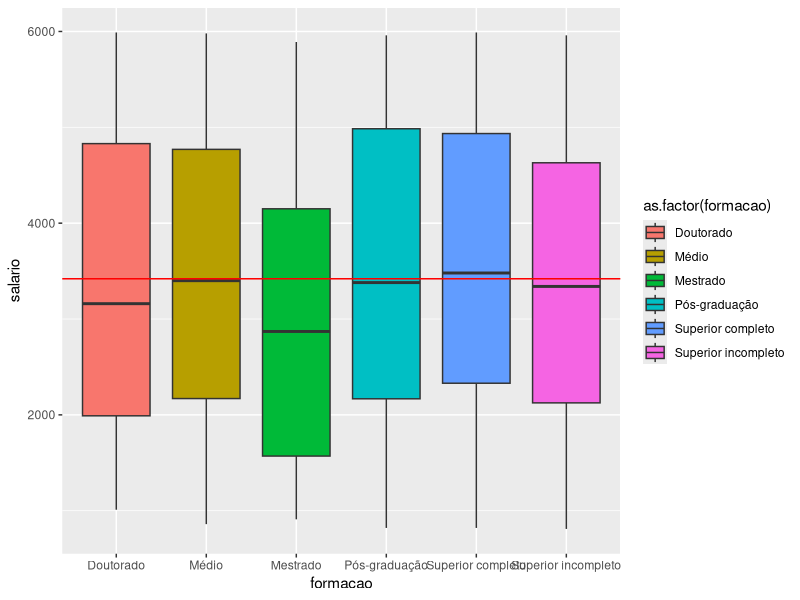
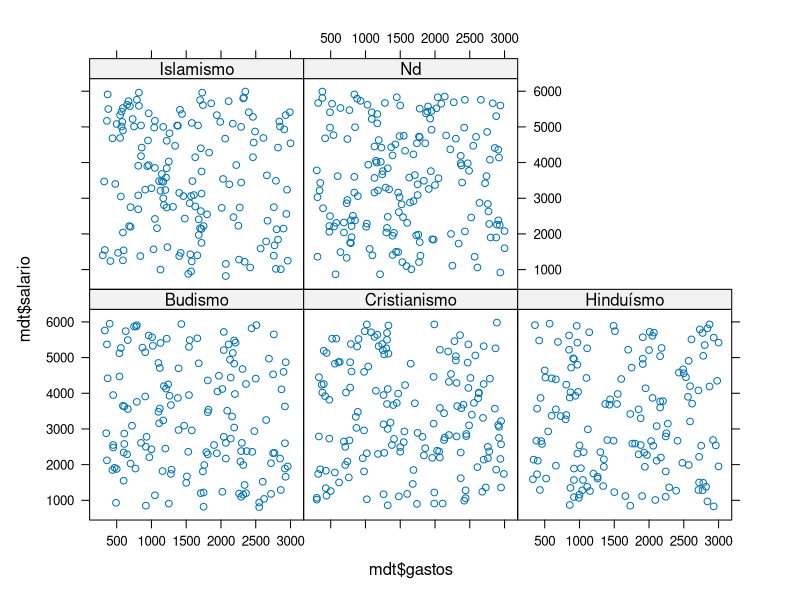
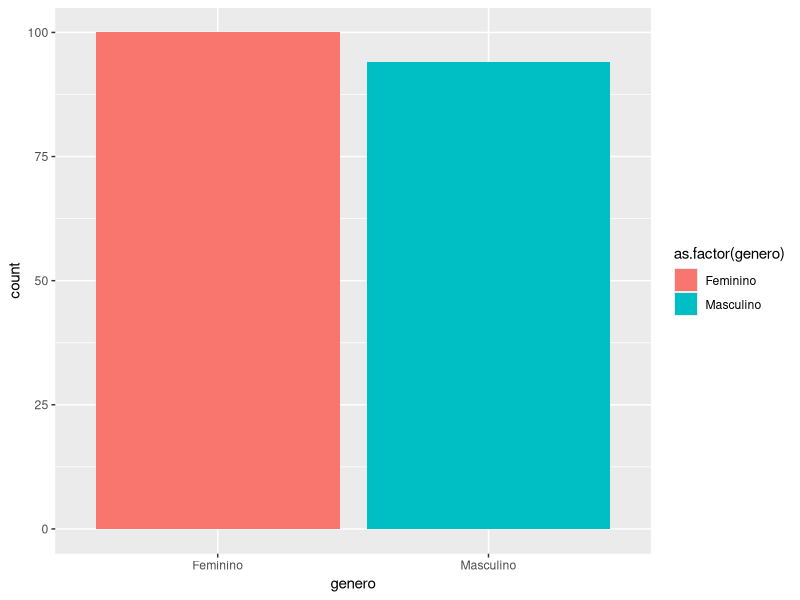
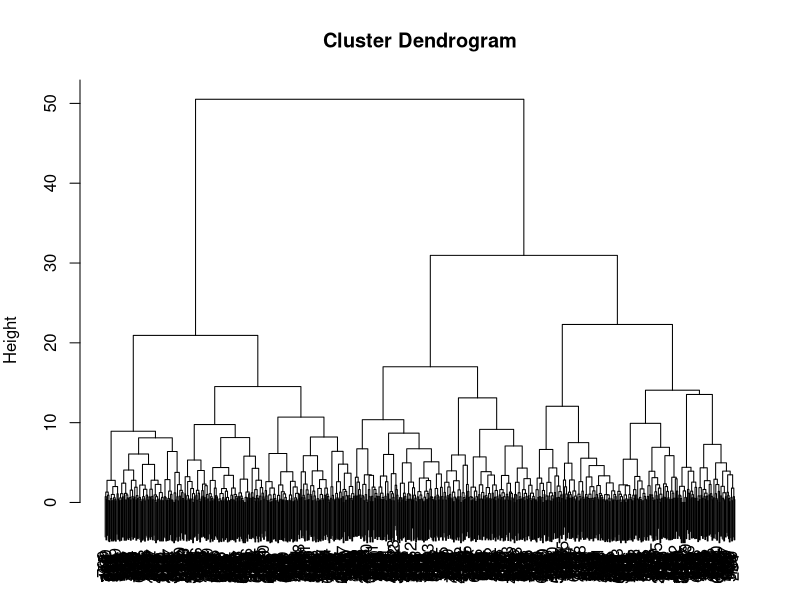
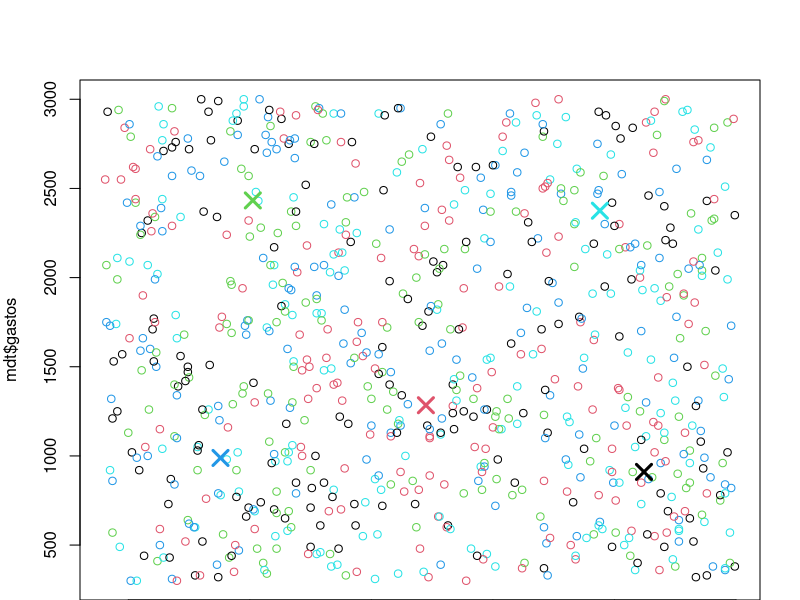
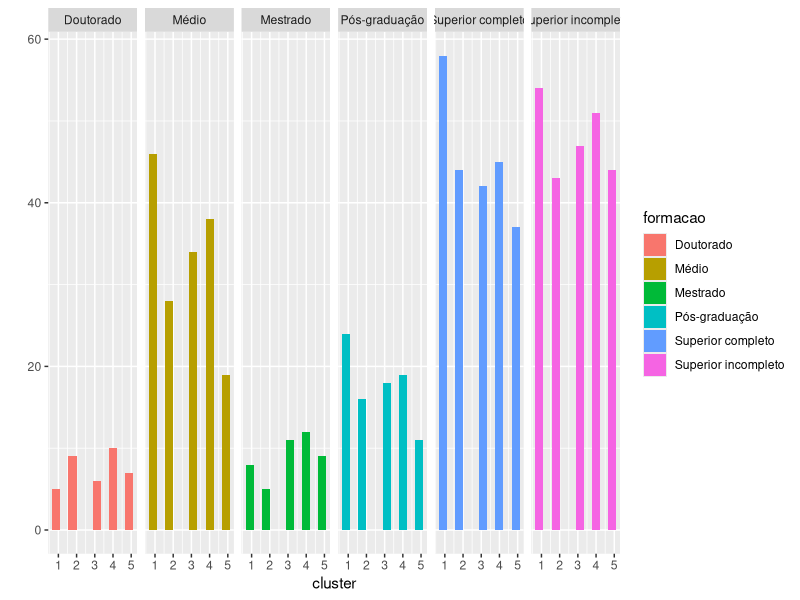
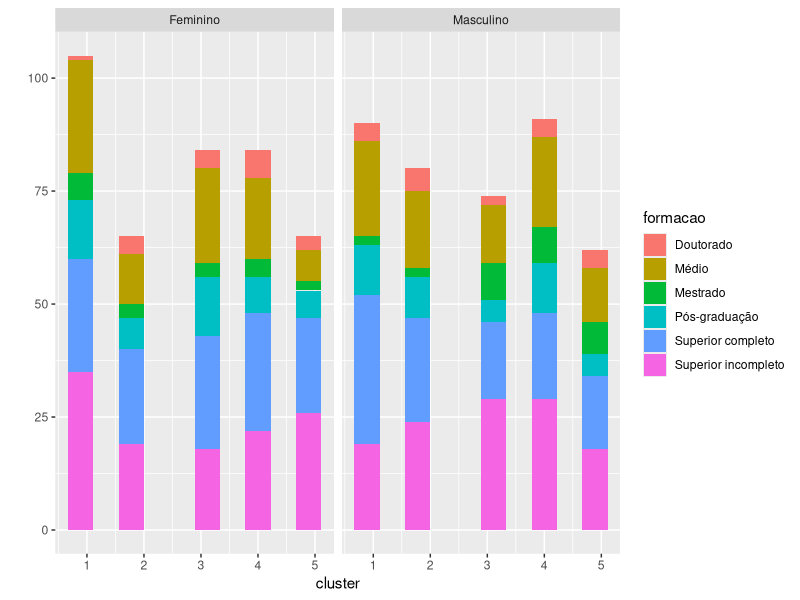

These charts were generated, in order, by the following R code:
set.seed(45)
#TAMANHO
size <- 800

#INDICES
indices <- 1:size

#CATEGORIAS
genero <- c("Masculino", "Feminino")

formacao <- c("Médio", 
              "Superior incompleto", 
              "Superior completo",
              "Pós-graduação", 
              "Mestrado", 
              "Doutorado")

religiao <- c("Nd", 
              "Cristianismo", 
              "Budismo", 
              "Hinduísmo", 
              "Islamismo")


mdt <- data.frame(indice = indices,
                  genero = sample(genero, size, TRUE),
                  formacao = sample(formacao, size, TRUE, prob = c(0.2,0.3,0.3,0.1,0.05,0.05)),
                  religiao = sample(religiao, size, TRUE),
                  peso = sample(seq(from = 55, to = 100, by = 0.1), size, TRUE),
                  altura = sample(seq(from = 1.55, to = 1.90, by = 0.01), size, TRUE),
                  salario = sample(seq(from = 800, to = 6000, by = 10), size, TRUE),
                  gastos = sample(seq(from = 300, to = 3000, by = 10), size, TRUE),
                  automovel =  floor(runif(size, 0, 3)))

#CRIANDO ATRIBUTOS DEPENDENTES
mdt$imc <- round(mdt$peso / mdt$altura^2, digits = 1)
mdt$dinheiro <- round(mdt$salario - mdt$gastos, digits = 1)

#IMPORTANDO BIBLIOTECAS QUE SERÃO UTILIZADAS
library(ggplot2)
library(lattice)


#GRÁFICO BOXPLOT DO SALÁRIO AGRUPADO POR FORMACAO E APRESENTANDO ABLINE DA MÉDIA GERAL
ggplot(mdt, aes(x = formacao, y = salario, fill = as.factor(formacao))) + geom_boxplot() + geom_hline(yintercept = mean(mdt$salario), colour="red")


#GRÁFICO DISPERSÃO DE SALARIO POR GASTOS AGRUPADO POR RELIGIÃO 
xyplot(mdt$salario ~ mdt$gastos | mdt$religiao)

#GRÁFICO DE BARRAS APRESENTANDO A QUANTIDADE DE HOMENS E MULHERES COM IMC ACIMA DO LIMITE
ggplot(data = subset(mdt, imc > 30), aes(x=genero, fill = as.factor(genero))) + geom_bar()


#CLUSTERIZAÇÃO HIERARQUICA BASEADA NO PESO, ALTURA, E IMC, COM PLOTAGEM DE DENDROGRAMA.
dist_mdt <- dist(mdt[,c(5,6,10)])
clust_mdt <- hclust(dist_mdt)
par(mar=c(0, 4, 4, 2))
plot(clust_mdt, xlab="", sub="")


#CLUSTERIZAÇÃO K-MEANS COM 5 CENTRÓIDES BASEADA NO SALÁRIO E GASTOS. APONTANDO CENTRÓIDES
k_mdt <- kmeans(mdt[,c(7,8)], centers = 5)
plot(mdt$salario, mdt$gastos, col = unique(k_mdt$cluster))
points(k_mdt$centers[,'salario'], k_mdt$centers[,'gastos'], pch=4, cex=2, lwd=3, col=unique(k_mdt$cluster))


#CLUSTERIZAÇÃO K-MEANS COM 5 CENTRÓIDES BASEADA EM TODOS ATRIBUTOS E IDENTIFICANDO A QUANTIDADE DE CLUSTERS POR CATEGORIA
k_mdt <- kmeans(mdt[,c(5:11)], centers = 5)
mdt$cluster <- k_mdt$cluster
qplot(cluster,data = mdt, facets = . ~ formacao, fill = formacao, bins = 10)
qplot(cluster,data = mdt, facets = . ~ genero, fill = formacao, bins = 10)
